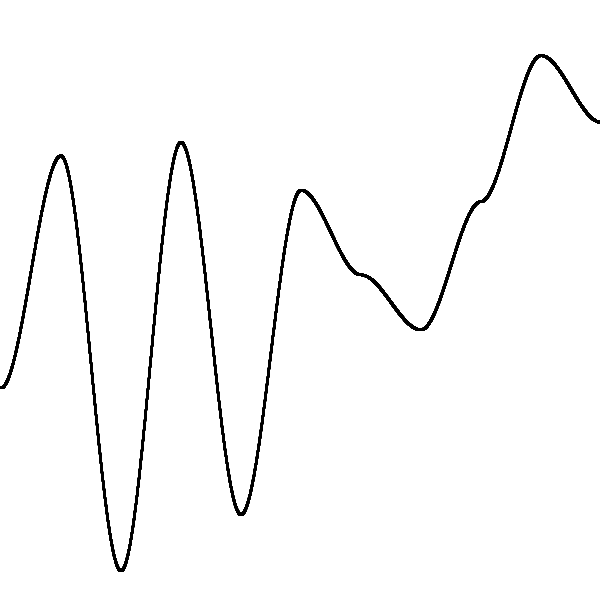
Frame 1 (no input)
Frame 60 (the mouse pressed at the canvas centre just before this capture): identical to frame 1, image omitted
Frame 120 (the mouse held since frame 60 and released just before this capture): identical to frame 1, image omitted

The Processing sketch that drew this single still picture (run headless with seeded random() and noise(); from frame 60 on, the mouse is pressed at the canvas centre):

// Processing sketch: noiseExercise
// ── noiseExercise.pde
float w = 2;
//float x = 0;
//float y = 0;
float base = 300;
int sectionc = 10;
float[] yy = new float[sectionc+1];

void setup() {
  size(600,600);
  for(int i = 0; i< yy.length; i++) {
    yy[i] = random(-300,300);
  }
}

void mouseClicked() {
  for(int i = 0; i< yy.length; i++) {
    yy[i] = random(-300,300);
  }
}

void draw() {
  background(255);
  fill(0);
  int prec = 10000;
  for(float i = 0; i<prec; i++) {
    int sectionWidth = prec/sectionc;
    float y = smoothlerp(yy[(int)i/sectionWidth],
              yy[((int)i+sectionWidth)/sectionWidth],
              (i%sectionWidth)/sectionWidth);
    circle((i/prec*width)+1,base+y,w);
  }
}

float myLerp(float a, float b, float x) {
  return a * (1-x) + b*x;
}
float smoothlerp(float a, float b, float x) {
  return myLerp(a,b,smoothstep(x));
}
float smoothstep(float x) {
  return 3 * pow(x,2) - 2 * pow(x,3);
}
